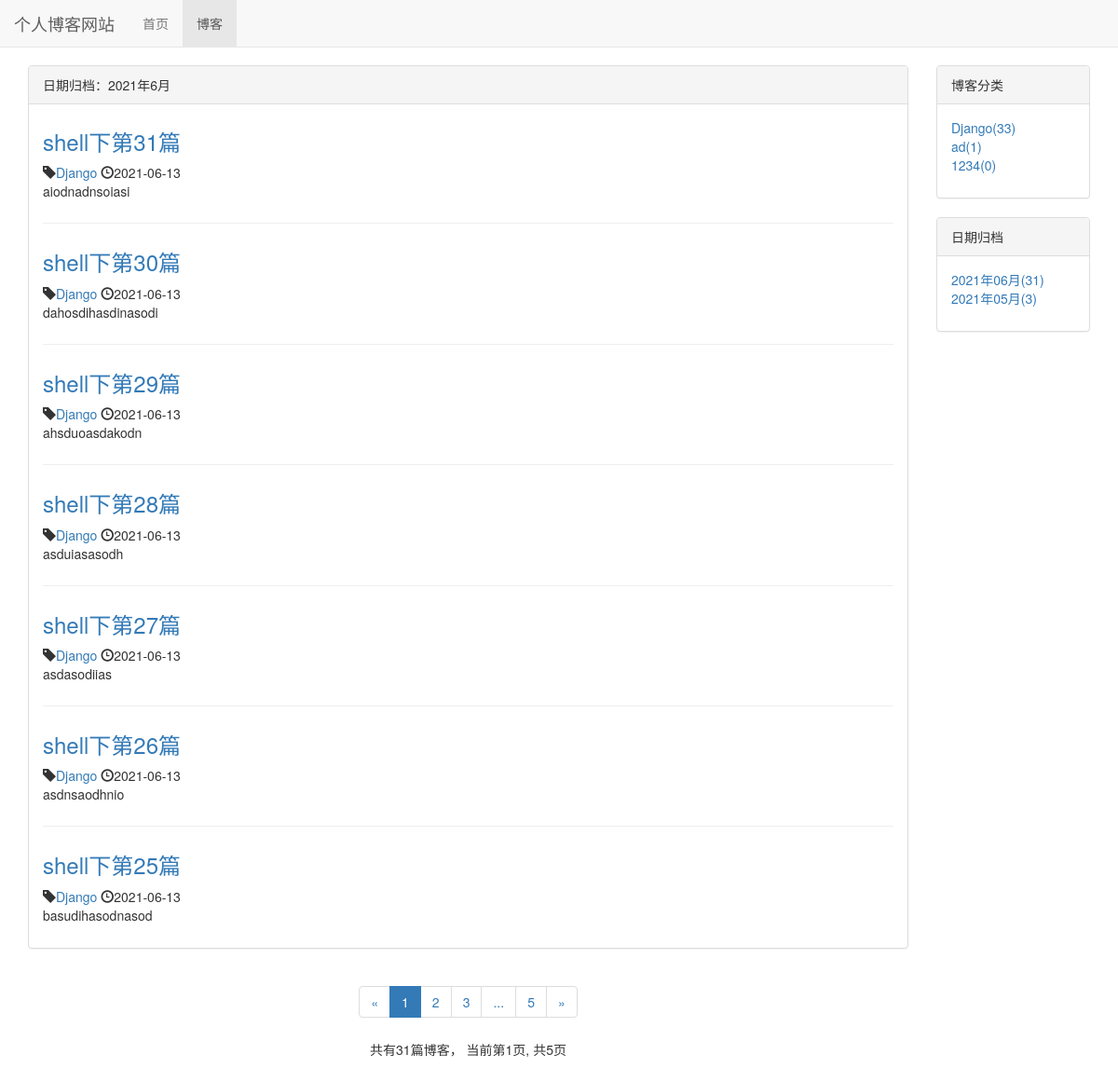
The app's page /blog/date/2021/6 with its own data.
### blog/models.py (models this page shows, shortened)
class Blog(models.Model):
    title = models.CharField(max_length=30)
    blog_type = models.ForeignKey(BlogType, on_delete=models.DO_NOTHING)
    content = RichTextUploadingField()
    author = models.ForeignKey(User, on_delete=models.DO_NOTHING)
    created_time = models.DateTimeField(auto_now_add=True)
    last_updated_time = models.DateTimeField(auto_now_add=True)
    class Meta:
        ordering = ['-created_time']

class BlogType(models.Model):
    type_name = models.CharField(max_length=15)
    def __str__(self):
        return self.type_name

### blog/views.py (the view)
# urls.py: path('date/<int:year>/<int:month>', views.blogs_with_date, name='blogs_with_date')
def blogs_with_date(request, year, month):
    blogs_all_list = Blog.objects.filter(created_time__year =year, created_time__month=month)
    content = get_blog_list_common_date(request,blogs_all_list)
    content['blogs_with_date'] = '%s年%s月' %(year,month)
    return render_to_response('blog/blogs_with_date.html', content)

### blog/templates/blog/blogs_with_date.html (shortened to what this page needs)
{% extends 'blog/blog_list.html' %}
{% block blog_list_title %}
    日期归档：{{ blogs_with_date }}
{% endblock %}

### blog/templates/blog/blog_list.html (shortened to what this page needs)
{% extends 'base.html' %}
{% block nav_blog_active %}active{% endblock %}
{% load staticfiles %}
{% block header_extends %}
    <link rel="stylesheet" type="text/css" href="{% static 'blog/blog.css' %}">
{% endblock %}
{% block content %}
    <div class="container">
        <div class="row">
            <div class="col-xs-12 col-sm-8 col-md-9 col-lg-10">
                <div class="panel panel-default">
                    <div class="panel-heading">{% block blog_list_title %}博客列表{% endblock %}</div>
                    <div class="panel-body">
                        {% for blog in blogs %}
                            <div class="blog">
                                <h3><a href="{% url 'blog_detail' blog.pk %}">{{ blog.title }}</a></h3>
                                <p class="blog-info">
                                    <span class="glyphicon glyphicon-tag"></span><a href="{% url 'blogs_with_type' blog.blog_type.pk %}">{{ blog.blog_type }}</a>
                                    <span class="glyphicon glyphicon-time"></span>{{ blog.created_time|date:"Y-m-d" }}
                                </p>
                                <p>{{ blog.content|truncatechars:50 }}</p>
                            </div>
                        {% empty %}
                            <div class="blog">
                                <h3>暂无博客，敬请期待</h3>
                            </div>
                        {% endfor %}
                    </div>
                </div>
                <div class="paginator">
                    <ul class="pagination">
                        <li>
                            {% if page_of_blogs.has_previous %}
                                <a href="?page={{ page_of_blogs.previous_page_number }}" aria-label="Previous">
                                    <span aria-hidden="true">&laquo;</span>
                                </a>
                            {% else %}
                                <span aria-hidden="true">&laquo;</span>
                            {% endif %}
                        </li>
                        {% for page_num in page_range %}
                            {% if page_num == page_of_blogs.number %}
                                <li class="active"><span>{{ page_num }}</span></li>
                            {% else %}
                                {% if page_num == '...' %}
                                    <li><span>{{ page_num }}</span></li>
                                {% else %}
                                    <li><a href="?page={{ page_num }}">{{ page_num }}</a></li>
                                {% endif %}
                            {% endif %}
                        {% endfor %}
                        <li>
                            {% if page_of_blogs.has_next %}
                                <a href="?page={{ page_of_blogs.next_page_number }}" aria-label="Next">
                                    <span aria-hidden="true">&raquo;</span>
                                </a>
                            {% else %}
                                <span aria-hidden="true">&laquo;</span>
                            {% endif %}
                        </li>
                    </ul>
                    <p> 共有{{ page_of_blogs.paginator.count }}篇博客，
                        当前第{{ page_of_blogs.number }}页, 共{{ page_of_blogs.paginator.num_pages }}页</p>
                </div>
            </div>
            <div class="hidden-xs col-sm-4 col-md-3 col-lg-2">
                <div class="panel panel-default">
                    <div class="panel-heading">博客分类</div>
                    <div class="panel-body">
                        <ul class="blog-types">
                            {% for blog_type in blog_types %}
                                <li>
                                    <a href="{% url 'blogs_with_type' blog_type.pk %}">
                                        {{ blog_type.type_name }}({{ blog_type.blog_count}})
                                    </a>
                                </li>
                            {% empty %}
                                <li>暂无分类</li>
                            {% endfor %}
                        </ul>
                    </div>
                </div>
                <div class="panel panel-default">
                    <div class="panel-heading">日期归档</div>
                    <div class="panel-body">
                        <ul>
                            {% for blog_date,blog_count in blog_dates.items %}
                                <li>
                                    <a href="{% url 'blogs_with_date' blog_date.year blog_date.month%}">{{ blog_date|date:"Y年m月"}}({{ blog_count }})
                                    </a>
                                </li>
                            {% endfor %}
                        </ul>
                    </div>
                </div>
            </div>
        </div>
    </div>
{% endblock %}

### static/base.css (style rules this page uses)
* { margin: 0; padding: 0; }
body { margin-top: 70px!important; }
ul { list-style-type: none!important; }

### blog/static/blog/blog.css (style rules this page uses)
ul.blog-types { list-style-type: none; }
div.blog:not(:last-child) { margin-bottom: 2em; padding-bottom: 1em; border-bottom: 1px solid #eee; }
div.blog h3 { margin-top: 0.5em; }
div.blog p.blog-info { margin-bottom: 0; }
div.paginator { text-align: center; }

### records on screen
Blog: title "shell下第31篇", blog_type "Django", created_time "2021-06-13", content "aiodnadnsoiasi"
Blog: title "shell下第30篇", blog_type "Django", created_time "2021-06-13", content "dahosdihasdinasodi"
Blog: title "shell下第29篇", blog_type "Django", created_time "2021-06-13", content "ahsduoasdakodn"
Blog: title "shell下第28篇", blog_type "Django", created_time "2021-06-13", content "asduiasasodh"
Blog: title "shell下第27篇", blog_type "Django", created_time "2021-06-13", content "asdasodiias"
Blog: title "shell下第26篇", blog_type "Django", created_time "2021-06-13", content "asdnsaodhnio"
Blog: title "shell下第25篇", blog_type "Django", created_time "2021-06-13", content "basudihasodnasod"
BlogType: type_name "Django", blog_count "33"
BlogType: type_name "ad", blog_count "1"
BlogType: type_name "1234", blog_count "0"

### other values on screen
{{ blogs_with_date }} "2021年6月"
{{ page_num }} "1"
{{ page_num }} "2" "3" "5"
{{ page_num }} "..."
{{ page_of_blogs.paginator.count }} "31"
{{ page_of_blogs.number }} "1"
{{ page_of_blogs.paginator.num_pages }} "5"
{{ blog_date|date:"Y年m月" }} "2021年06月" "2021年05月"
{{ blog_count }} "31" "3"
